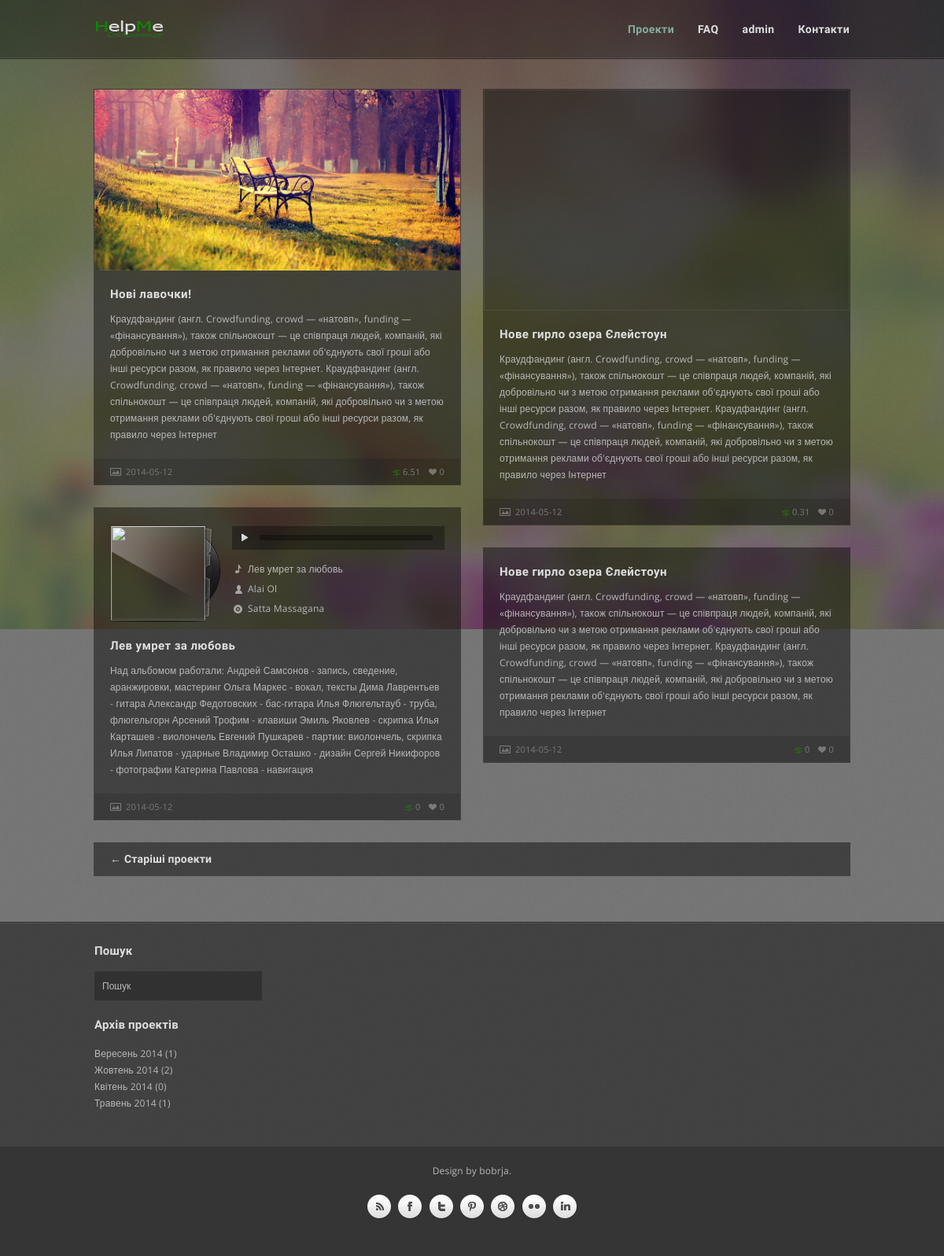
/helpme.if.ua/www/index.php (signed in), run on the app's committed database.
### tables this page shows
CREATE TABLE IF NOT EXISTS `projects` (
  `id` int(11) NOT NULL AUTO_INCREMENT,
  `name` varchar(250) NOT NULL,
  `shorttext` varchar(250) NOT NULL,
  `text` text NOT NULL,
  `money` double NOT NULL,
  `like` int(11) NOT NULL,
  `photo` text NOT NULL,
  `video` text NOT NULL,
  `audio` varchar(250) NOT NULL,
  `song` varchar(100) NOT NULL,
  `artist` varchar(100) NOT NULL,
  `album` varchar(100) NOT NULL,
  `date` date NOT NULL,
  `user_id` int(11) NOT NULL,
  PRIMARY KEY (`id`),
  KEY `user_id` (`user_id`),
  KEY `user_id_2` (`user_id`),
  KEY `user_id_3` (`user_id`)
);

### helpme.if.ua/www/php/print_projects.php (the view, shortened to what this page needs)
<?php
function print_projects()
{
    $sql = "SELECT * FROM projects";
    $result = mysql_query($sql);
    while ($row = mysql_fetch_array($result)) {
        if (!empty($row['photo']) && empty($row['video']) && empty($row['audio'])) {
            print "<div class='post format-image box'>";
            print "<div class='frame'><a href='post.php?id=".$row['id']."'>";
            print "<img src=" . $row['photo'] . " alt='' />";
            print "</a></div><h2 class='title'>";
            print "<a href='post.php?id=".$row['id']."'>" . $row['name'];
            print "</a></h2><p>" . $row['text'] . "</p>";
            print "<div class='details'>";
            print "<span class='icon-image'><a href='#'>" . $row['date'] . "</a></span>";
            print "<span class='likes'><a href='#' class='likeThis'>" . $row['like'] . "</a></span>";
            print "<span class='money'><a href='#' class='moneyThis'>" . $row['money'] . "</a></span>";
            print "</div></div>";
        } elseif (empty($row['photo']) && !empty($row['video']) && empty($row['audio'])) {
            print "<div class='post format-video box'>";
            print "<div class='video frame'>".$row['video']."</div><h2 class='title'>";
            print "<a href='post.php?id=".$row['id']."'>".$row['name'];
            print "</a></h2><p>" . $row['text'] . "</p>";
            print "<div class='details'>";
            print "<span class='icon-image'><a href='#'>" . $row['date'] . "</a></span>";
            print "<span class='likes'><a href='#' class='likeThis'>" . $row['like'] . "</a></span>";
            print "<span class='money'><a href='#' class='moneyThis'>" . $row['money'] . "</a></span>";
            print "</div></div>";
        } elseif (!empty($row['photo']) && empty($row['video']) && !empty($row['audio'])) {
            print "<div class='post format-audio box'>";
            print "<div class='audio-wrapper'><div class='vinyl'><dl><dt class='art'>";
            print "<img class='highlight' src='../style/images/vinyl.png' />";
            print "<img src=" . $row['photo'] . " alt='' /></dt>";
            print "<dd class='song'><div class='icon-song'></div>" . $row['song'] . "</dd>";
            print "<dd class='artist'><div class='icon-artist'></div>" . $row['artist'] . "</dd>";
            print "<dd class='album'><div class='icon-album'></div>" . $row['album'] . "</dd>";
            print "</dl></div><div class='clear'></div><div class='audio'>";
            print "<audio controls='' preload='none' src=" . $row['audio'] . "></audio></div></div>";
            print "<h2 class='title'>";
            print "<a href='post.php?id=".$row['id']."'>" . $row['name'];
            print "</a></h2><p>".$row['text']."</p><div class='details'>";
            print "<span class='icon-image'><a href='#'>" . $row['date'] . "</a></span>";
            print "<span class='likes'><a href='#' class='likeThis'>" . $row['like'] . "</a></span>";
            print "<span class='money'><a href='#' class='moneyThis'>" . $row['money'] . "</a></span>";
            print "</div></div>";
        } elseif (empty($row['photo']) && empty($row['video']) && empty($row['audio'])) {
            print "<div class='post format-standard box'>";
            print "<h2 class='title'>";
            print "<a href='post.php?id=".$row['id']."'>" . $row['name'];
            print "</a></h2><p>" . $row['text'] . "</p>";
            print "<div class='details'>";
            print "<span class='icon-image'><a href='#'>" . $row['date'] . "</a></span>";
            print "<span class='likes'><a href='#' class='likeThis'>" . $row['like'] . "</a></span>";
            print "<span class='money'><a href='#' class='moneyThis'>" . $row['money'] . "</a></span>";
            print "</div></div>";
        }
    }
}

### helpme.if.ua/www/style.css (style rules this page uses)
html, body, div, span, applet, object, iframe, h1, h2, h3, h4, h5, h6, p, blockquote, pre, a, acronym, address, big, cite, code, del, dfn, em, font, img, ins, kbd, q, s, samp, small, strike, strong, tt, var, b, u, i, center, dl, dt, dd, ol, ul, li, fieldset, form, label, legend { margin:0; padding:0; border:0; outline:0; font-size:100%; vertical-align:baseline; background:transparent }
body { line-height:1 }
body { -webkit-font-smoothing: antialiased; -webkit-text-size-adjust: 100%; font-family: 'Open Sans', sans-serif; font-weight: 400; font-size: 12px; line-height: 21px; letter-spacing: 0.2px; color: #b9b9b9; }
p { margin-bottom: 20px }
a { color: #65817a; text-decoration: none; -webkit-transition: all 200ms ease-in; -o-transition: all 200ms ease-in; -moz-transition: all 200ms ease-in; }
h1, h2, h3, h4, h5, h6 { font-family: 'Open Sans Condensed', sans-serif; color: #dedede; margin-bottom: 20px; }
h2 { font-size: 22px; line-height: 24px; }
h2.title { font-size: 15px; letter-spacing: 0.4px; line-height: 21px; margin-bottom: 10px; }
h1.title a, h2.title a { color: #dedede }
.box { margin: 0 0 30px 0; background: rgba(0, 0, 0, 0.44); -webkit-box-shadow: 0px 0px 0px 1px rgba(0, 0, 0, 0.44); box-shadow: 0px 0px 0px 1px rgba(0, 0, 0, 0.44); padding: 20px; padding-bottom: 0; position: relative; overflow: hidden; -webkit-box-sizing: border-box; -moz-box-sizing: border-box; box-sizing: border-box; }
.blog-grid .post { width: 490px }
.frame { display: block; position: relative; pointer-events: none; }
img { display: block; max-width: 100%; }
.frame img { display: block; max-width: 100%; pointer-events: auto; }
iframe { display: block; margin: 0 auto; pointer-events: auto; width: 500px; }
.frame:before { content: ''; position: absolute; width: 100%; height: 100%; z-index: 1; -moz-box-shadow: inset 0 0 1px 0 rgba(255,255,255,0.7), 0px 0px 0px 1px rgba(0, 0, 0, 0.44); -webkit-box-shadow: inset 0 0 1px 0 rgba(255,255,255,0.7), 0px 0px 0px 1px rgba(0, 0, 0, 0.44); box-shadow: inset 0 0 1px 0 rgba(255,255,255,0.7), 0px 0px 0px 1px rgba(0, 0, 0, 0.44); }
.post .frame { margin: -20px -20px 20px -20px }
.blog-grid .post .frame:before { -moz-box-shadow: inset 0 0 1px 0 rgba(255,255,255,0.7); -webkit-box-shadow: inset 0 0 1px 0 rgba(255,255,255,0.7); box-shadow: inset 0 0 1px 0 rgba(255,255,255,0.7); }
.post .details { background: rgba(0, 0, 0, 0.12); margin: 0 -20px; overflow: hidden; position: relative; padding: 0 20px; font-size: 11px; }
.post .details span { margin: 6px 0 0 0 }
.post .details, .post .details a { color: #797979 }
.post .details .likes a { background: transparent url(style/images/icon-like.png) no-repeat left 13px; float: right; position: relative; height: 8px; padding: 6px 0 7px 14px; cursor: pointer; }
.post .details .money { background: transparent url(style/images/icon-money.png) no-repeat left 7px; float: right; position: relative; padding: 0 0 6px 14px; cursor: pointer; margin-right: 10px; }
.details .money { background: transparent url(style/images/icon-money.png) no-repeat left 4px; float: right; position: relative; padding: 0 0 6px 14px; cursor: pointer; margin-right: 10px; }
.icon-audio, .icon-chat, .icon-image, .icon-link, .icon-quote, .icon-standard, .icon-video { display: block; float: left; }
.icon-image { background: transparent url(style/images/icon-image.png) no-repeat left 6px; padding: 0 0 6px 20px; }
.audio-wrapper { width: 450px; position: relative; margin-bottom: 20px; }
.audio { width: 293px; position: absolute; right: 0; top: 3px; }
.vinyl { margin-bottom: 0; overflow: hidden; min-height: 125px; }
.vinyl dl { position: relative; float: left; padding: 3px 20px 0 10px; margin-left: -9px; }
.vinyl .art { position: absolute }
.vinyl .art img { width: 120px; height: 120px; max-width: none; }
.vinyl .art .highlight { position: absolute; top: -1px; left: -13px; width: 153px; height: 125px; }
.vinyl dl dd { overflow: hidden; margin-left: 155px; padding-bottom: 5px; line-height: 20px; }
.vinyl dl dd.song { margin-top: 45px }
.vinyl dl:after { content: ''; display: block; height: 0; clear: both; visibility: hidden; }
.icon-song, .icon-album, .icon-artist { background: transparent url(style/images/icon-song.png) no-repeat right 4px; width: 12px; height: 16px; margin-right: 7px; float: left; display: block; }
.icon-album { background: transparent url(style/images/icon-album.png) no-repeat right 5px }
.icon-artist { background: transparent url(style/images/icon-artist.png) no-repeat right 4px }

### data on the page
projects: photo (picture), name "Нові лавочки!", text "Краудфандинг (англ. Crowdfunding, crowd — «натовп», funding — «фінансування»), також спільнокошт — це співпраця людей, компаній, які добровільно чи з метою отримання реклами об'єднують свої гроші або інші ресурси разом, як правило через Інтернет. Краудфандинг (англ. Crowdfunding, crowd — «натовп», funding — «фінансування»), також спільнокошт — це співпраця людей, компаній, які добровільно чи з метою отримання реклами об'єднують свої гроші або інші ресурси разом, як правило через Інтернет", date "2014-05-12", like "0", money "6.51"
projects: name "Нове гирло озера Єлейстоун", text "Краудфандинг (англ. Crowdfunding, crowd — «натовп», funding — «фінансування»), також спільнокошт — це співпраця людей, компаній, які добровільно чи з метою отримання реклами об'єднують свої гроші або інші ресурси разом, як правило через Інтернет. Краудфандинг (англ. Crowdfunding, crowd — «натовп», funding — «фінансування»), також спільнокошт — це співпраця людей, компаній, які добровільно чи з метою отримання реклами об'єднують свої гроші або інші ресурси разом, як правило через Інтернет", date "2014-05-12", like "0", money "0.31"
projects: song "Лев умрет за любовь", artist "Alai Ol", album "Satta Massagana", name "Лев умрет за любовь", text "Над альбомом работали: Андрей Самсонов - запись, сведение, аранжировки, мастеринг Ольга Маркес - вокал, тексты Дима Лаврентьев - гитара Александр Федотовских - бас-гитара Илья Флюгельтауб - труба, флюгельгорн Арсений Трофим - клавиши Эмиль Яковлев - скрипка Илья Карташев - виолончель Евгений Пушкарев - партии: виолончель, скрипка Илья Липатов - ударные Владимир Осташко - дизайн Сергей Никифоров - фотографии Катерина Павлова - навигация", date "2014-05-12", like "0", money "0"
projects: name "Нове гирло озера Єлейстоун", text "Краудфандинг (англ. Crowdfunding, crowd — «натовп», funding — «фінансування»), також спільнокошт — це співпраця людей, компаній, які добровільно чи з метою отримання реклами об'єднують свої гроші або інші ресурси разом, як правило через Інтернет. Краудфандинг (англ. Crowdfunding, crowd — «натовп», funding — «фінансування»), також спільнокошт — це співпраця людей, компаній, які добровільно чи з метою отримання реклами об'єднують свої гроші або інші ресурси разом, як правило через Інтернет", date "2014-05-12", like "0", money "0"

### other printed values
$login "admin"
